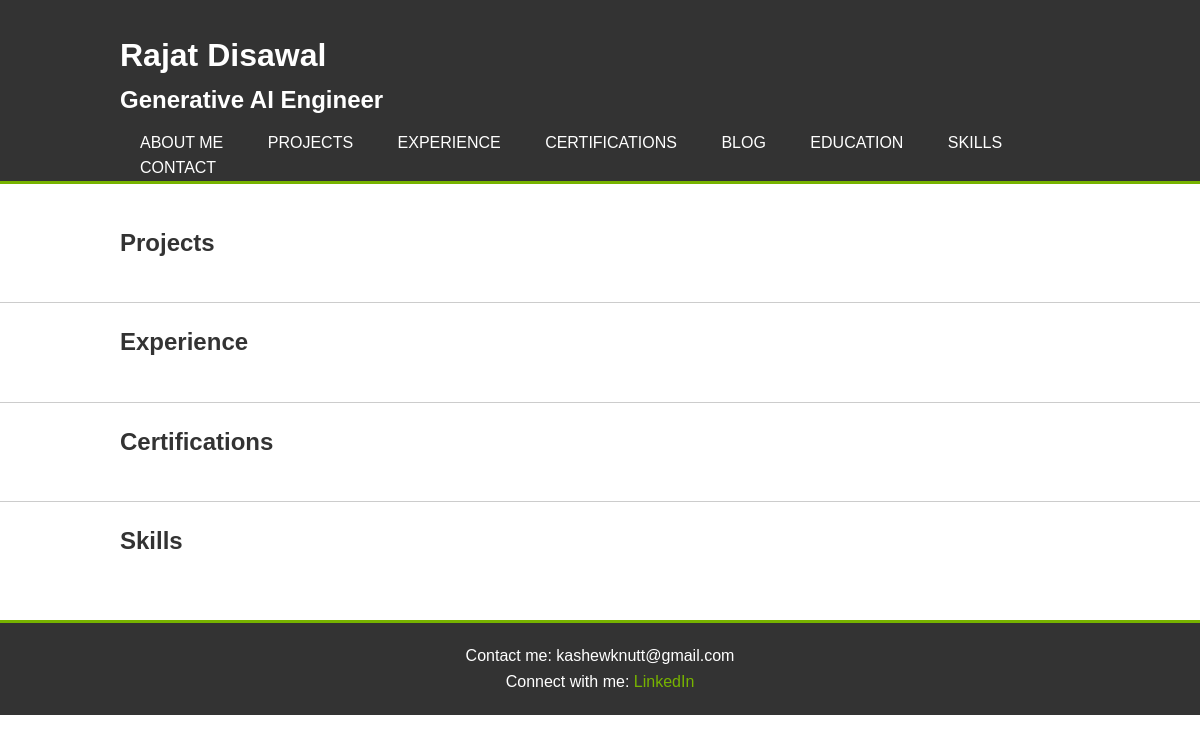
The app's page /, older data.
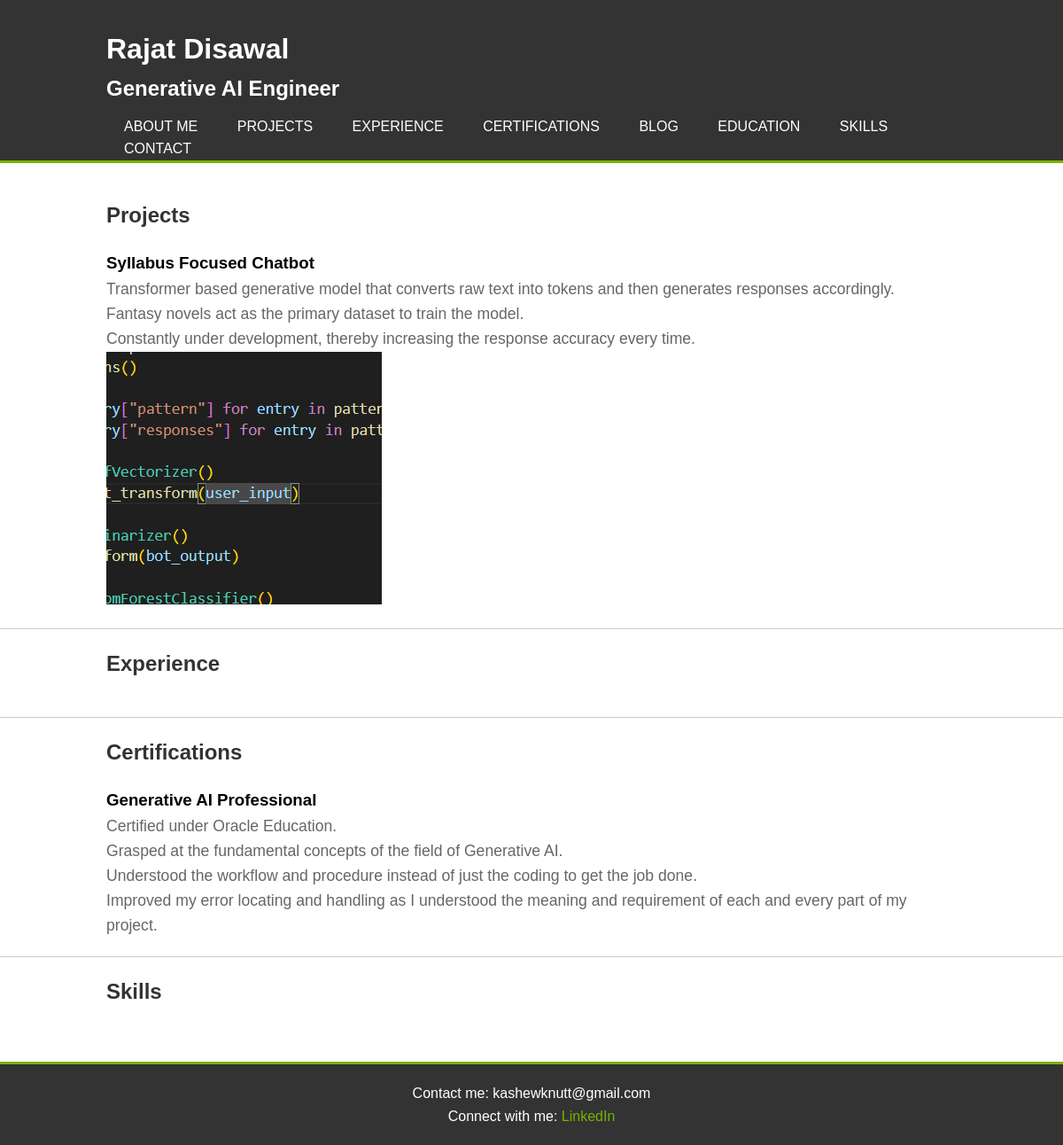
The same page, newer data.
### portfolio_app/models.py (models this page shows, shortened)
class Project(models.Model):
    title = models.CharField(max_length=100)
    description = models.TextField()
    image = models.ImageField(upload_to='images/')

class Certification(models.Model):
    title = models.CharField(max_length=100)
    description = models.TextField()

### portfolio_app/views.py (the view)
# urls.py: 2. Add a URL to urlpatterns:  path('', views.home, name='home')
def home(request):
    projects = Project.objects.all()
    experiences = Experience.objects.all()
    certifications = Certification.objects.all()
    educations = Education.objects.all()
    return render(request, 'home.html', {'projects': projects, 'experiences': experiences, 'certifications': certifications, 'educations': educations})

### portfolio_app/templates/home.html (shortened to what this page needs)
{% load static %}
<!DOCTYPE html>
<html lang="en">
<head>
    <link rel="stylesheet" href="{% static 'css/styles.css' %}">
</head>
<body>
    <header id="header">
        <div class="container">
            <h1>Rajat Disawal</h1>
            <h2>Generative AI Engineer</h2>
            <nav>
                <ul>
                    <li><a href="#about">About Me</a></li>
                    <li><a href="#projects">Projects</a></li>
                    <li><a href="#experience">Experience</a></li>
                    <li><a href="#certifications">Certifications</a></li>
                    <li><a href="{% url 'blog' %}">Blog</a></li>
                    <li><a href="#education">Education</a></li>
                    <li><a href="#skills">Skills</a></li>
                    <li><a href="#contact">Contact</a></li>
                </ul>
            </nav>
        </div>
    </header>
    <main>
        <section id="projects">
            <div class="container">
                <h2>Projects</h2>
                <div class="slider">
                    {% for project in projects %}
                    <div class="slide">
                        <h3>{{ project.title }}</h3>
                        <p>{{ project.description|linebreaks }}</p>
                        <img src="{{ project.image.url }}" alt="{{ project.title }}" class="project-image">
                    </div>
                    {% endfor %}
                </div>
            </div>
        </section>
        <section id="experience">
            <div class="container">
                <h2>Experience</h2>
            </div>
        </section>
        <section id="certifications">
            <div class="container">
                <h2>Certifications</h2>
                <div class="slider">
                    {% for certification in certifications %}
                    <div class="slide">
                        <h3>{{ certification.title }}</h3>
                        <ul class="description">
                            {% for bullet in certification.description.splitlines %}
                            <li>{{ bullet }}</li>
                            {% endfor %}
                        </ul>
                    </div>
                    {% endfor %}
                </div>
            </div>
        </section>
        <section id="skills">
            <div class="container">
                <h2>Skills</h2>
            </div>
        </section>
    </main>
    <footer>
        <div class="container">
            <p>Contact me: kashewknutt@gmail.com</p>
            <p>Connect with me: <a href="https://www.linkedin.com/in/rajat-disawal-b1a805215/">LinkedIn</a></p>
        </div>
    </footer>
</body>
</html>

### portfolio_app/static/css/styles.css (style rules this page uses)
* { margin: 0; padding: 0; box-sizing: border-box; font-family: Arial, sans-serif; }
body { line-height: 1.6; }
.container { width: 80%; margin: auto; overflow: hidden; }
header { background: #333; color: #fff; padding-top: 30px; min-height: 70px; border-bottom: #77b300 3px solid; }
header a { color: #fff; text-decoration: none; text-transform: uppercase; font-size: 16px; }
header ul { padding: 0; list-style: none; }
header li { display: inline; padding: 0 20px 0 20px; }
header nav { float: right; margin-top: 10px; }
main { padding: 20px 0; }
section { padding: 20px 0; border-bottom: #ccc 1px solid; }
section:last-child { border-bottom: none; }
section h2 { margin-bottom: 20px; color: #333; }
section p, section ul, section li { font-size: 1.1rem; color: #666; }
footer { background: #333; color: #fff; text-align: center; padding: 20px 0; border-top: #77b300 3px solid; }
footer a { color: #77b300; text-decoration: none; }

Row changes from the older to the newer data that the page shows:
added Project: title "Syllabus Focused Chatbot", description "Transformer based generative model that converts raw text into tokens and then generates responses accordingly. Fantasy novels act as the primary dataset to train the model. Constantly under development, thereby increasing the response accuracy every time.", image (picture)
added Certification: title "Generative AI Professional", splitlines "Certified under Oracle Education." "Grasped at the fundamental concepts of the field of Generative AI." "Understood the workflow and procedure instead of just the coding to get the job done." "Improved my error locating and handling as I understood the meaning and requirement of each and every part of my project."
